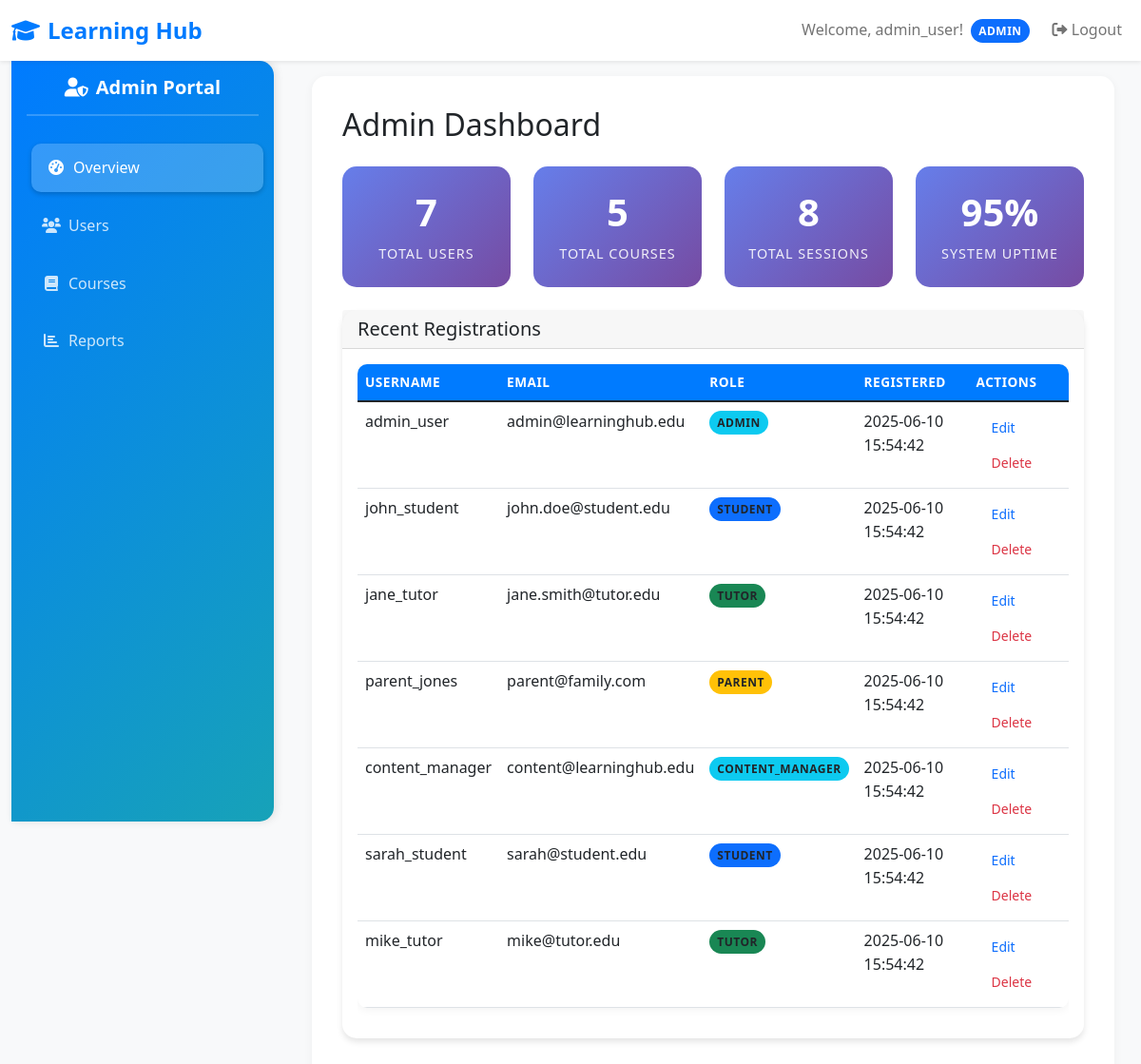
The page /admin (signed in) on the database its author committed.
### tables this page shows
CREATE TABLE users (
    id INTEGER PRIMARY KEY AUTOINCREMENT,
    username TEXT UNIQUE NOT NULL,
    email TEXT UNIQUE NOT NULL,
    password TEXT NOT NULL,
    role TEXT NOT NULL CHECK (role IN ('student', 'tutor', 'admin', 'parent', 'content_manager')),
    parent_id INTEGER,
    created_at TIMESTAMP DEFAULT CURRENT_TIMESTAMP,
    updated_at TIMESTAMP DEFAULT CURRENT_TIMESTAMP,
    FOREIGN KEY (parent_id) REFERENCES users (id)
);

### app.py (the view)
@app.route('/admin')
@login_required
@role_required('admin')
def admin_dashboard():
    conn = get_db_connection()
    total_users = conn.execute('SELECT COUNT(*) as count FROM users').fetchone()['count']
    total_courses = conn.execute('SELECT COUNT(*) as count FROM courses').fetchone()['count']
    total_sessions = conn.execute('SELECT COUNT(*) as count FROM sessions').fetchone()['count']
    recent_users = conn.execute('''
        SELECT username, email, role, created_at
        FROM users
        ORDER BY created_at DESC LIMIT 10
    ''').fetchall()
    conn.close()
    return render_template('admin_dashboard.html',
                           total_users=total_users,
                           total_courses=total_courses,
                           total_sessions=total_sessions,
                           recent_users=recent_users)

### app.py (called while the page is built)
def get_db_connection():
    conn = sqlite3.connect('learning_hub.db')
    conn.row_factory = sqlite3.Row
    return conn

def login_required(f):
    from functools import wraps
    @wraps(f)
    def decorated_function(*args, **kwargs):
        if 'user_id' not in session:
            return redirect(url_for('login'))
        return f(*args, **kwargs)
    return decorated_function

def role_required(role):
    from functools import wraps
    def decorator(f):
        @wraps(f)
        def decorated_function(*args, **kwargs):
            if 'user_role' not in session or session['user_role'] != role:
                flash('Access denied. Insufficient permissions.', 'error')
                return redirect(url_for('login'))
            return f(*args, **kwargs)
        return decorated_function
    return decorator

### templates/admin_dashboard.html (shortened to what this page needs)
{% extends "base.html" %}
{% block content %}
<div class="row">
    <div class="col-md-3">
        <div class="sidebar p-3">
            <h5 class="mb-4"><i class="fas fa-user-shield me-2"></i>Admin Portal</h5>
            <ul class="nav nav-pills flex-column">
                <li class="nav-item">
                    <a class="nav-link active" href="#overview">
                        <i class="fas fa-tachometer-alt me-2"></i>Overview
                    </a>
                </li>
                <li class="nav-item">
                    <a class="nav-link" href="#users">
                        <i class="fas fa-users me-2"></i>Users
                    </a>
                </li>
                <li class="nav-item">
                    <a class="nav-link" href="#courses">
                        <i class="fas fa-book me-2"></i>Courses
                    </a>
                </li>
                <li class="nav-item">
                    <a class="nav-link" href="#reports">
                        <i class="fas fa-chart-bar me-2"></i>Reports
                    </a>
                </li>
            </ul>
        </div>
    </div>
    <div class="col-md-9">
        <div class="main-content">
            <h2 class="mb-4">Admin Dashboard</h2>
            <div class="row mb-4">
                <div class="col-md-3">
                    <div class="stats-card">
                        <h4>{{ total_users }}</h4>
                        <p class="mb-0">Total Users</p>
                    </div>
                </div>
                <div class="col-md-3">
                    <div class="stats-card">
                        <h4>{{ total_courses }}</h4>
                        <p class="mb-0">Total Courses</p>
                    </div>
                </div>
                <div class="col-md-3">
                    <div class="stats-card">
                        <h4>{{ total_sessions }}</h4>
                        <p class="mb-0">Total Sessions</p>
                    </div>
                </div>
                <div class="col-md-3">
                    <div class="stats-card">
                        <h4>95%</h4>
                        <p class="mb-0">System Uptime</p>
                    </div>
                </div>
            </div>
            <div class="card dashboard-card">
                <div class="card-header">
                    <h5 class="mb-0">Recent Registrations</h5>
                </div>
                <div class="card-body">
                    <div class="table-responsive">
                        <table class="table table-hover">
                            <thead>
                                <tr>
                                    <th>Username</th>
                                    <th>Email</th>
                                    <th>Role</th>
                                    <th>Registered</th>
                                    <th>Actions</th>
                                </tr>
                            </thead>
                            <tbody>
                                {% for user in recent_users %}
                                <tr>
                                    <td>{{ user.username }}</td>
                                    <td>{{ user.email }}</td>
                                    <td>
                                        <span class="role-badge
                                               bg-{{ 'primary' if user.role == 'student'
                                                   else 'success' if user.role == 'tutor'
                                                   else 'warning' if user.role == 'parent'
                                                   else 'info' }}">
                                            {{ user.role.title() }}
                                        </span>
                                    </td>
                                    <td>{{ user.created_at }}</td>
                                    <td>
                                        <button class="btn btn-sm btn-outline-primary">Edit</button>
                                        <button class="btn btn-sm btn-outline-danger">Delete</button>
                                    </td>
                                </tr>
                                {% endfor %}
                            </tbody>
                        </table>
                    </div>
                </div>
            </div>
        </div>
    </div>
</div>
{% endblock %}

### templates/base.html (shortened to what this page needs)
<!DOCTYPE html>
<html lang="en">
<head>
    <link href="https://cdnjs.cloudflare.com/ajax/libs/bootstrap/5.1.3/css/bootstrap.min.css" rel="stylesheet">
    <link href="https://cdnjs.cloudflare.com/ajax/libs/font-awesome/6.0.0/css/all.min.css" rel="stylesheet">
    <link href="{{ url_for('static', filename='css/style.css') }}" rel="stylesheet">
</head>
<body>
    <nav class="navbar navbar-expand-lg navbar-light bg-white shadow-sm">
        <div class="container-fluid">
            <a class="navbar-brand" href="{{ url_for('index') }}">
                <i class="fas fa-graduation-cap me-2"></i>Learning Hub
            </a>
            {% if session.user_id %}
            <div class="navbar-nav ms-auto">
                <span class="navbar-text me-3">
                    Welcome, {{ session.username }}!
                    <span class="role-badge bg-primary text-white ms-1">{{ session.user_role.title() }}</span>
                </span>
                <a class="nav-link" href="{{ url_for('logout') }}">
                    <i class="fas fa-sign-out-alt"></i> Logout
                </a>
            </div>
            {% endif %}
        </div>
    </nav>
    <div class="container-fluid">
        {% block content %}{% endblock %}
    </div>
</body>
</html>

### static/css/style.css (style rules this page uses)
:root { --primary-color: #007bff; --secondary-color: #6c757d; --success-color: #28a745; --warning-color: #ffc107; --danger-color: #dc3545; --info-color: #17a2b8; --light-color: #f8f9fa; --dark-color: #343a40; }
body { background-color: var(--light-color); font-family: 'Segoe UI', Tahoma, Geneva, Verdana, sans-serif; line-height: 1.6; }
.navbar-brand { font-weight: bold; color: var(--primary-color) !important; font-size: 1.5rem; }
.dashboard-card { border: none; border-radius: 15px; box-shadow: 0 4px 6px rgba(0, 0, 0, 0.1); transition: transform 0.3s ease, box-shadow 0.3s ease; margin-bottom: 1.5rem; }
.role-badge { font-size: 0.75rem; padding: 0.25rem 0.5rem; border-radius: 20px; font-weight: 600; text-transform: uppercase; letter-spacing: 0.5px; }
.sidebar { background: linear-gradient(135deg, var(--primary-color), var(--info-color)); min-height: 100vh; color: white; border-radius: 0 15px 15px 0; box-shadow: 2px 0 10px rgba(0, 0, 0, 0.1); }
.sidebar h5 { font-weight: 700; margin-bottom: 2rem; text-align: center; padding-bottom: 1rem; border-bottom: 2px solid rgba(255, 255, 255, 0.2); }
.sidebar .nav-link { color: rgba(255, 255, 255, 0.8); border-radius: 10px; margin: 0.3rem 0; padding: 0.8rem 1rem; transition: all 0.3s ease; font-weight: 500; }
.sidebar .nav-link:hover, .sidebar .nav-link.active { background-color: rgba(255, 255, 255, 0.2); color: white; transform: translateX(5px); box-shadow: 0 2px 5px rgba(0, 0, 0, 0.2); }
.sidebar .nav-link i { width: 20px; text-align: center; }
.main-content { padding: 2rem; background-color: white; border-radius: 15px; margin: 1rem; box-shadow: 0 2px 10px rgba(0, 0, 0, 0.05); }
.stats-card { background: linear-gradient(135deg, #667eea 0%, #764ba2 100%); color: white; border-radius: 15px; padding: 1.5rem; text-align: center; transition: transform 0.3s ease; }
.stats-card h4 { font-size: 2.5rem; font-weight: 700; margin-bottom: 0.5rem; }
.stats-card p { font-size: 0.9rem; opacity: 0.9; text-transform: uppercase; letter-spacing: 1px; }
.btn { border-radius: 8px; font-weight: 500; padding: 0.5rem 1rem; transition: all 0.3s ease; border: none; }
.table { border-radius: 10px; overflow: hidden; box-shadow: 0 2px 10px rgba(0, 0, 0, 0.05); }
.table thead th { background-color: var(--primary-color); color: white; border: none; font-weight: 600; text-transform: uppercase; letter-spacing: 0.5px; font-size: 0.85rem; }
.table tbody tr { transition: background-color 0.2s ease; }
.fade-in { animation: fadeIn 0.5s ease-in; }

### rows shown on the page
users: username "admin_user", user_role "ADMIN", email "admin@learninghub.edu", role "ADMIN", created_at "2025-06-10 15:54:42"
users: username "john_student", email "john.doe@student.edu", role "STUDENT", created_at "2025-06-10 15:54:42"
users: username "jane_tutor", email "jane.smith@tutor.edu", role "TUTOR", created_at "2025-06-10 15:54:42"
users: username "parent_jones", email "parent@family.com", role "PARENT", created_at "2025-06-10 15:54:42"
users: username "content_manager", email "content@learninghub.edu", role "CONTENT_MANAGER", created_at "2025-06-10 15:54:42"
users: username "sarah_student", email "sarah@student.edu", role "STUDENT", created_at "2025-06-10 15:54:42"
users: username "mike_tutor", email "mike@tutor.edu", role "TUTOR", created_at "2025-06-10 15:54:42"

### other values the page prints
{{ total_users }} "7"
{{ total_courses }} "5"
{{ total_sessions }} "8"
